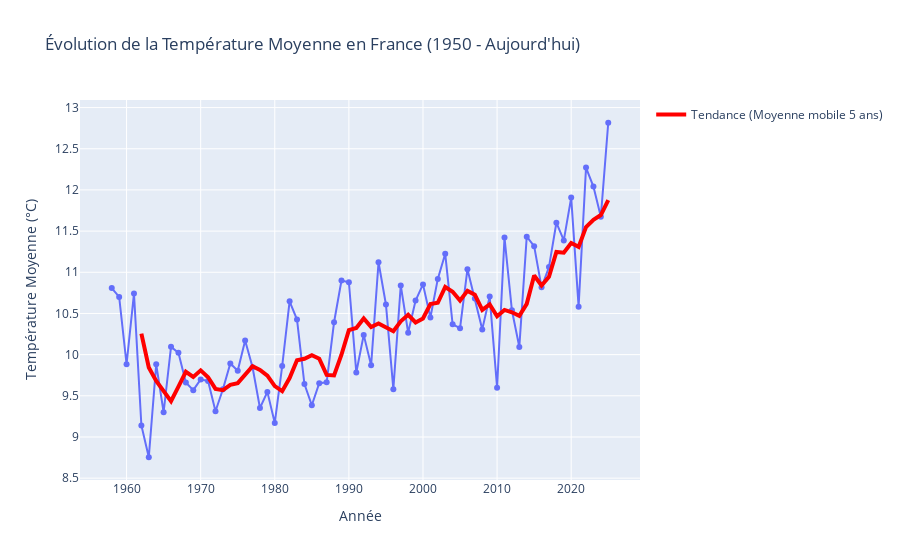

The notebook cell this image was saved under:
### Code cell
import warnings
warnings.filterwarnings("ignore")

import pandas as pd
import requests
import plotly.express as px
from utils import DATAGOUV_URL

response = requests.get(DATAGOUV_URL + "api/1/datasets/65e040c50a5c6872ebebc711/")
resources = response.json()["resources"]

fichiers_donnees = [r for r in resources if r["type"] == "main"]

resultats_annuels = []

for ressource in fichiers_donnees:
    try:
        df = pd.read_csv(ressource["url"], sep=";", compression='gzip')
        df['annee'] = df['DATE'].astype(str).str.slice(0, 4).astype(int)
        moyennes = df.groupby('annee')['T_MENS'].mean().reset_index()
        resultats_annuels.append(moyennes)
    except:
        continue

if len(resultats_annuels) > 0:
    df_total = pd.concat(resultats_annuels).sort_values("annee")
    df_total['tendance_lissee'] = df_total['T_MENS'].rolling(5).mean()

    fig = px.line(
        df_total, 
        x="annee", 
        y="T_MENS",
        title="Évolution de la Température Moyenne en France (1950 - Aujourd'hui)",
        labels={"T_MENS": "Température Moyenne (°C)", "annee": "Année"},
        markers=True
    )
    
    fig.add_scatter(
        x=df_total['annee'], 
        y=df_total['tendance_lissee'],
        mode='lines', 
        name='Tendance (Moyenne mobile 5 ans)', 
        line=dict(color='red', width=4)
    )

    fig.show()

### Figure 1 — Plotly figure (JSON) as saved in the notebook; plotly's stock layout.template omitted (floating-point values rounded to 4 significant figures)
{"data": [{"hovertemplate": "Année=%{x}<br>Température Moyenne (°C)=%{y}<extra></extra>", "legendgroup": "", "line": {"color": "#636efa", "dash": "solid"}, "marker": {"symbol": "circle"}, "mode": "lines+markers", "name": "", "orientation": "v", "showlegend": false, "type": "scatter", "x": [1958, 1959, 1960, 1961, 1962, 1963, 1964, 1965, 1966, 1967, 1968, 1969, 1970, 1971, 1972, 1973, 1974, 1975, 1976, 1977, 1978, 1979, 1980, 1981, 1982, 1983, 1984, 1985, 1986, 1987, 1988, 1989, 1990, 1991, 1992, 1993, 1994, 1995, 1996, 1997, 1998, 1999, 2000, 2001, 2002, 2003, 2004, 2005, 2006, 2007, 2008, 2009, 2010, 2011, 2012, 2013, 2014, 2015, 2016, 2017, 2018, 2019, 2020, 2021, 2022, 2023, 2024, 2025], "xaxis": "x", "y": [10.81, 10.7, 9.883, 10.74, 9.14, 8.754, 9.882, 9.3, 10.09, 10.02, 9.661, 9.569, 9.699, 9.679, 9.312, 9.58, 9.893, 9.805, 10.17, 9.847, 9.352, 9.548, 9.171, 9.861, 10.65, 10.43, 9.643, 9.385, 9.652, 9.663, 10.39, 10.9, 10.88, 9.783, 10.24, 9.87, 11.12, 10.61, 9.581, 10.84, 10.27, 10.66, 10.85, 10.45, 10.92, 11.22, 10.37, 10.32, 11.04, 10.68, 10.31, 10.71, 9.599, 11.42, 10.54, 10.09, 11.43, 11.32, 10.82, 11.06, 11.6, 11.39, 11.91, 10.58, 12.27, 12.04, 11.67, 12.82], "yaxis": "y"}, {"line": {"color": "red", "width": 4}, "mode": "lines", "name": "Tendance (Moyenne mobile 5 ans)", "type": "scatter", "x": [1958, 1959, 1960, 1961, 1962, 1963, 1964, 1965, 1966, 1967, 1968, 1969, 1970, 1971, 1972, 1973, 1974, 1975, 1976, 1977, 1978, 1979, 1980, 1981, 1982, 1983, 1984, 1985, 1986, 1987, 1988, 1989, 1990, 1991, 1992, 1993, 1994, 1995, 1996, 1997, 1998, 1999, 2000, 2001, 2002, 2003, 2004, 2005, 2006, 2007, 2008, 2009, 2010, 2011, 2012, 2013, 2014, 2015, 2016, 2017, 2018, 2019, 2020, 2021, 2022, 2023, 2024, 2025], "y": [NaN, NaN, NaN, NaN, 10.25, 9.844, 9.68, 9.564, 9.434, 9.611, 9.792, 9.73, 9.809, 9.726, 9.584, 9.568, 9.632, 9.654, 9.752, 9.859, 9.814, 9.745, 9.618, 9.556, 9.716, 9.931, 9.95, 9.993, 9.951, 9.754, 9.747, 9.999, 10.3, 10.32, 10.44, 10.33, 10.38, 10.32, 10.28, 10.4, 10.48, 10.39, 10.44, 10.61, 10.63, 10.82, 10.76, 10.66, 10.77, 10.73, 10.54, 10.61, 10.47, 10.54, 10.51, 10.47, 10.62, 10.96, 10.84, 10.94, 11.25, 11.24, 11.36, 11.31, 11.55, 11.64, 11.69, 11.88]}], "layout": {"legend": {"tracegroupgap": 0}, "title": {"text": "Évolution de la Température Moyenne en France (1950 - Aujourd'hui)"}, "xaxis": {"anchor": "y", "domain": [0, 1], "title": {"text": "Année"}}, "yaxis": {"anchor": "x", "domain": [0, 1], "title": {"text": "Température Moyenne (°C)"}}}}
